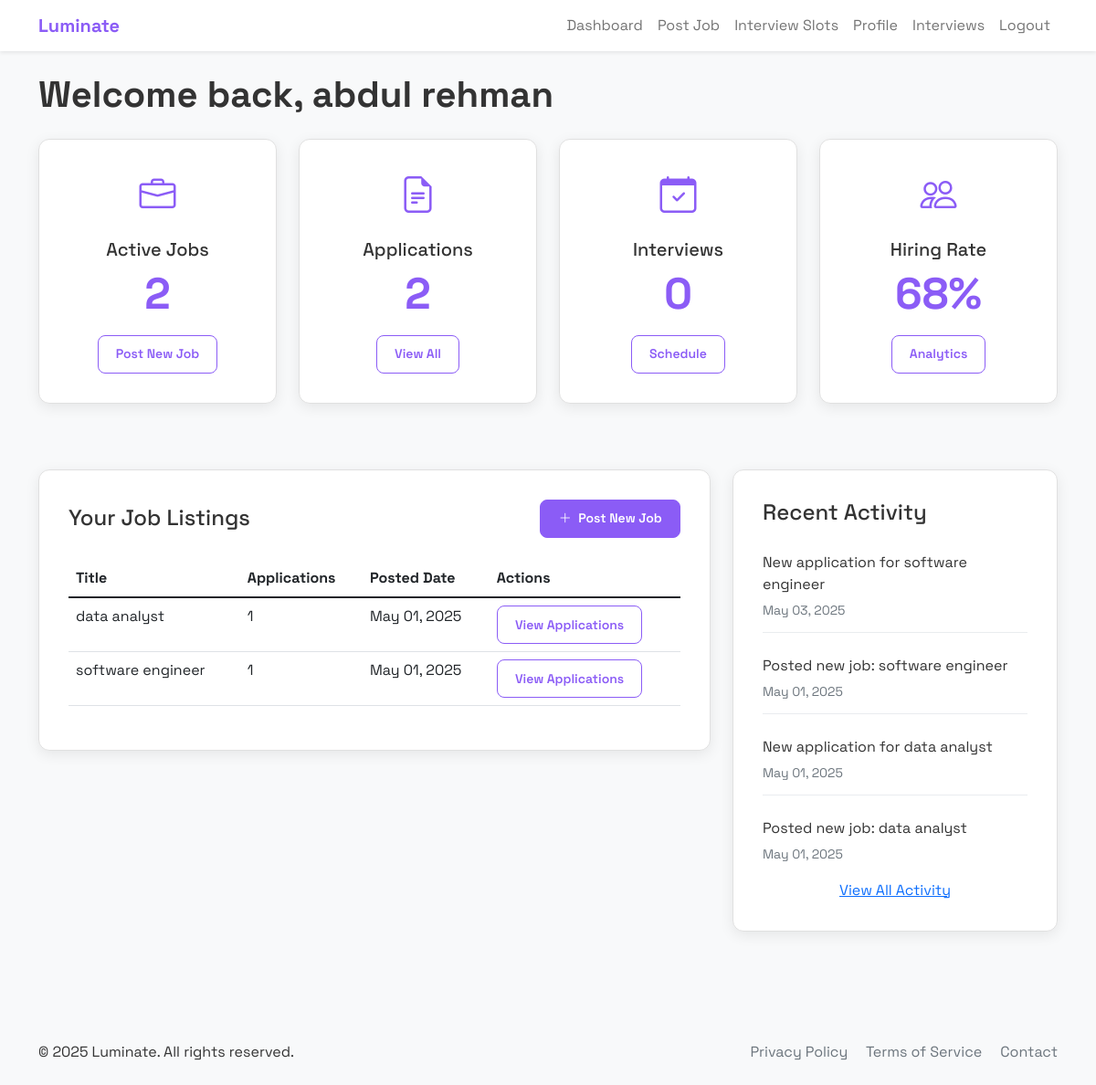
Screenshot of /employer/dashboard (signed in) with the database file from the repository.
### application.py (models this page shows, shortened)
class User(db.Model):
    id = db.Column(db.Integer, primary_key=True)
    name = db.Column(db.String(100), nullable=False)
    email = db.Column(db.String(120), unique=True, nullable=False)
    password_hash = db.Column(db.String(256), nullable=False)
    is_employer = db.Column(db.Boolean, default=False)
    company = db.Column(db.String(100))
    title = db.Column(db.String(100))
    phone = db.Column(db.String(20))
    location = db.Column(db.String(100))
    skills = db.Column(db.String(500))
    resume_path = db.Column(db.String(200))
    profile_image = db.Column(db.String(200))  # Added for profile image
    jobs = db.relationship('Job', backref='employer', lazy=True)
    applications = db.relationship('Application', backref='applicant', lazy=True)
    activities = db.relationship('Activity', backref='user', lazy=True)

class Job(db.Model):
    id = db.Column(db.Integer, primary_key=True)
    title = db.Column(db.String(100), nullable=False)
    company = db.Column(db.String(100), nullable=False)
    description = db.Column(db.Text, nullable=False)
    required_skills = db.Column(db.String(500), nullable=False)
    location = db.Column(db.String(100))
    salary = db.Column(db.String(50))
    date_posted = db.Column(db.DateTime, default=datetime.utcnow)
    employer_id = db.Column(db.Integer, db.ForeignKey('user.id'), nullable=False)
    applications = db.relationship('Application', backref='job', lazy=True)

class Activity(db.Model):
    id = db.Column(db.Integer, primary_key=True)
    user_id = db.Column(db.Integer, db.ForeignKey('user.id'), nullable=False)
    job_id = db.Column(db.Integer, db.ForeignKey('job.id'))
    message = db.Column(db.String(200), nullable=False)
    date = db.Column(db.DateTime, default=datetime.utcnow)
    is_read = db.Column(db.Boolean, default=False)

### application.py (the view)
@app.route('/employer/dashboard')
def employer_dashboard():
    if 'user_id' not in session or not session.get('is_employer'):
        flash('Please login as employer', 'danger')
        return redirect(url_for('login'))
    employer = User.query.get(session['user_id'])
    jobs = Job.query.filter_by(employer_id=employer.id).all()
    total_applications = 0
    for job in jobs:
        total_applications += len(job.applications)
    interviews_scheduled = Application.query.filter(
        Application.job.has(employer_id=employer.id),
        Application.status == 'Interview Scheduled'
    ).count()
    pending_count = Application.query.join(Job).filter(
        Job.employer_id == employer.id,
        Application.status == 'Pending'
    ).count()
    reviewing_count = Application.query.join(Job).filter(
        Job.employer_id == employer.id,
        Application.status == 'Reviewing'
    ).count()
    activities = Activity.query.filter_by(user_id=employer.id).order_by(Activity.date.desc()).limit(4).all()
    today = datetime.utcnow()
    return render_template('employer_dashboard.html',
                           employer=employer,
                           jobs=jobs,
                           total_applications=total_applications,
                           interviews=interviews_scheduled,
                           activities=activities,
                           today=today,
                           pending_count=pending_count,
                           reviewing_count=reviewing_count)

### templates/employer_dashboard.html (shortened to what this page needs)
{% extends "base.html" %}
{% block content %}
<h1 class="fw-bold mb-4 animate-fade-in">Welcome back, {{ employer.name }}</h1>
<div class="row mb-4">
    <div class="col-md-3 mb-4">
        <div class="content-card text-center employer-dashboard-interactive">
            <div class="mb-3">
                <i class="bi bi-briefcase text-purple" style="font-size: 2.5rem;"></i>
            </div>
            <h3 class="h5">Active Jobs</h3>
            <p class="display-5 fw-bold text-purple">{{ jobs|length }}</p>
            <a href="{{ url_for('post_job') }}" class="btn btn-sm btn-outline-primary">Post New Job</a>
        </div>
    </div>
    <div class="col-md-3 mb-4">
        <div class="content-card text-center employer-dashboard-interactive">
            <div class="mb-3">
                <i class="bi bi-file-earmark-text text-purple" style="font-size: 2.5rem;"></i>
            </div>
            <h3 class="h5">Applications</h3>
            <p class="display-5 fw-bold text-purple">{{ total_applications }}</p>
            <a href="#" class="btn btn-sm btn-outline-primary">View All</a>
        </div>
    </div>
    <div class="col-md-3 mb-4">
        <div class="content-card text-center employer-dashboard-interactive">
            <div class="mb-3">
                <i class="bi bi-calendar-check text-purple" style="font-size: 2.5rem;"></i>
            </div>
            <h3 class="h5">Interviews</h3>
            <p class="display-5 fw-bold text-purple">{{ interviews }}</p>
            <a href="{{ url_for('interviews') }}" class="btn btn-sm btn-outline-primary">Schedule</a>
        </div>
    </div>
    <div class="col-md-3 mb-4">
        <div class="content-card text-center employer-dashboard-interactive">
            <div class="mb-3">
                <i class="bi bi-people text-purple" style="font-size: 2.5rem;"></i>
            </div>
            <h3 class="h5">Hiring Rate</h3>
            <p class="display-5 fw-bold text-purple">68%</p>
            <a href="{{ url_for('analytics') }}" class="btn btn-sm btn-outline-primary">Analytics</a>
        </div>
    </div>
</div>
<div class="row">
    <div class="col-md-8 mb-4">
        <div class="content-card animate-fade-in">
            <div class="d-flex justify-content-between align-items-center mb-4">
                <h2 class="h4 mb-0">Your Job Listings</h2>
                <a href="{{ url_for('post_job') }}" class="btn btn-primary btn-sm">
                    <i class="bi bi-plus-lg me-1"></i> Post New Job
                </a>
            </div>
            {% if jobs %}
                <div class="table-responsive">
                    <table class="table table-hover">
                        <thead>
                            <tr>
                                <th>Title</th>
                                <th>Applications</th>
                                <th>Posted Date</th>
                                <th>Actions</th>
                            </tr>
                        </thead>
                        <tbody>
                            {% for job in jobs %}
                                <tr>
                                    <td>{{ job.title }}</td>
                                    <td>{{ job.applications|length }}</td>
                                    <td>{{ job.date_posted.strftime('%b %d, %Y') }}</td>
                                    <td>
                                        <a href="{{ url_for('view_applications', job_id=job.id) }}" class="btn btn-sm btn-outline-primary">View Applications</a>
                                    </td>
                                </tr>
                            {% endfor %}
                        </tbody>
                    </table>
                </div>
            {% endif %}
        </div>
    </div>
    <div class="col-md-4 mb-4">
        <div class="content-card animate-fade-in">
            <h2 class="h4 mb-3">Recent Activity</h2>
            {% if activities %}
                <div class="activity-feed">
                    {% for activity in activities %}
                        <div class="activity-item">
                            <p class="mb-1">{{ activity.message }}</p>
                            <small class="text-muted">{{ activity.date.strftime('%b %d, %Y') }}</small>
                        </div>
                    {% endfor %}
                </div>
                <div class="text-center mt-3">
                    <a href="{{ url_for('all_activities') }}" class="text-primary">View All Activity</a>
                </div>
            {% else %}
                <div class="text-center py-4">
                    <i class="bi bi-clock-history text-muted mb-3" style="font-size: 3rem;"></i>
                    <p class="text-muted">No recent activity to display.</p>
                </div>
            {% endif %}
        </div>
    </div>
</div>
{% endblock %}

### static/css/styles.css (style rules this page uses)
:root { --primary-color: #8B5CF6; --primary-hover: #7C3AED; --secondary-color: #64b5f6; --background-color: #f8f9fa; --card-bg: #ffffff; --text-color: #333333; --border-color: #e0e0e0; --shadow: 0 4px 15px rgba(0, 0, 0, 0.08); --shadow-hover: 0 6px 20px rgba(0, 0, 0, 0.1); --border-radius: 12px; --transition: all 0.3s ease; }
body { font-family: 'Space Grotesk', sans-serif; background-color: var(--background-color); color: var(--text-color); margin: 0; padding: 0; display: flex; flex-direction: column; min-height: 100vh; }
h1, h2, h3, h4, h5, h6 { font-weight: 700; }
button, .btn { font-family: 'Space Grotesk', sans-serif; }
.animate-fade-in { opacity: 0; transform: translateY(10px); transition: opacity 0.5s ease, transform 0.5s ease; }
.animate-fade-in.show, .animate-pop-in.show { opacity: 1; transform: translateY(0) scale(1); }
.content-card { background: var(--card-bg); border-radius: var(--border-radius); box-shadow: var(--shadow); padding: 2rem; margin-bottom: 1.5rem; border: 1px solid var(--border-color); transition: var(--transition); }
.btn { border-radius: 8px; padding: 0.6rem 1.2rem; font-weight: 600; transition: var(--transition); }
.btn-primary { background-color: var(--primary-color); border-color: var(--primary-color); }
.btn-outline-primary { color: var(--primary-color); border-color: var(--primary-color); }
.employer-dashboard-interactive, .employee-dashboard-interactive { opacity: 0; animation: fadeIn 0.6s ease forwards; }
.activity-item { padding: 0.75rem 0; border-bottom: 1px solid #e9ecef; margin-bottom: 0.75rem; }
.activity-item:last-child { border-bottom: none; margin-bottom: 0; padding-bottom: 0; }
.text-purple { color: var(--primary-color); }

### rows the page displays
User: name "abdul rehman"
Job: title "data analyst", applications|length "1", date_posted "May 01, 2025"
Job: title "software engineer", applications|length "1", date_posted "May 01, 2025"
Activity: message "New application for software engineer", date "May 03, 2025"
Activity: message "Posted new job: software engineer", date "May 01, 2025"
Activity: message "New application for data analyst", date "May 01, 2025"
Activity: message "Posted new job: data analyst", date "May 01, 2025"

### other values shown
{{ jobs|length }} "2"
{{ total_applications }} "2"
{{ interviews }} "0"
